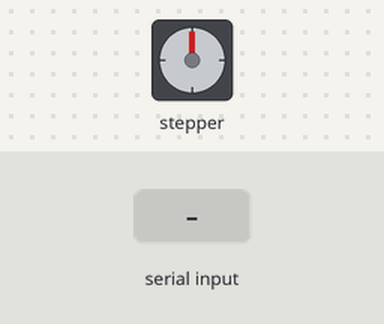
The sketch below on a simulated Arduino Uno, built with avr-gcc and run on an emulated ATmega328P. On the bench: stepper motor. The inputs (shaded band) are chosen by the test bench. Stepper angles assume 10 steps per turn; what the sketch prints to the serial monitor is not drawn.

Above: at 1.2 s.
1.3 s: "1,90\n" received over Serial
At 2.45 s:
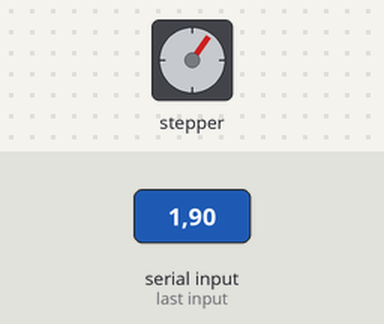
Timing chart, 0 to 4.7 s (numbered marks = the images above; inputs shaded):
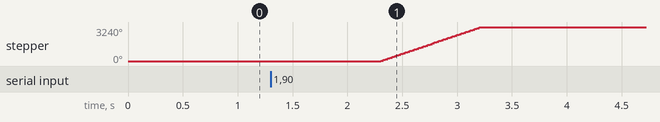

The sketch:

Motor.ino
```cpp
//input example: (motornumber),(numberofsteps)/n

#include <stdio.h>
#include <string.h>
#include <Arduino.h>
#include <AFMotor.h>

const int stepsPerRevolution = 10;

AF_Stepper motor1(stepsPerRevolution, 1);
AF_Stepper motor2(stepsPerRevolution, 2);

char str2[10]; //space allocated to str2: 20
char *str[2]; // space allocated to str: 2
char *data = NULL; //initiate char data variable

void setup() {
  Serial.begin(9600);
  motor1.setSpeed(600); // 30rpm
  motor2.setSpeed(600);
  //Serial.println("ready");
}

void loop() {
  if (Serial.available() > 0) { //if input from rpi, do
    String str1 = Serial.readStringUntil("/n"); //readStringUntil to ensure readstring cuts off after 2 numbers
    str1.toCharArray(str2, 20); // convert from string to char array
    byte index = 0;
    data = strtok(str2, ","); // seperate input by commas
    while (data != NULL) { // break down char string into array of char numbers
      str[index] = data;
      index++;
      data = strtok(NULL, ",");
    }
    int s = atoi(str[0]); // convert char to int, will not work for numbers with more than 9 digits
    int y = atoi(str[1]);
    if (s == 1) {
      motor1.step(y, FORWARD, SINGLE);
    }
    if (s == 2) {
      motor2.step(y, FORWARD, SINGLE);
    }
    if (s == 3) {
      motor1.step(y, FORWARD, SINGLE);
    }
    if (s == 4) {
      motor2.step(y, FORWARD, SINGLE);
    }
    Serial.println("complete");
  }
}
```

Measured:
- after the input at 1.3 s, stepper: turns 3240° clockwise in 0.92 s, starting after 1.0 s
